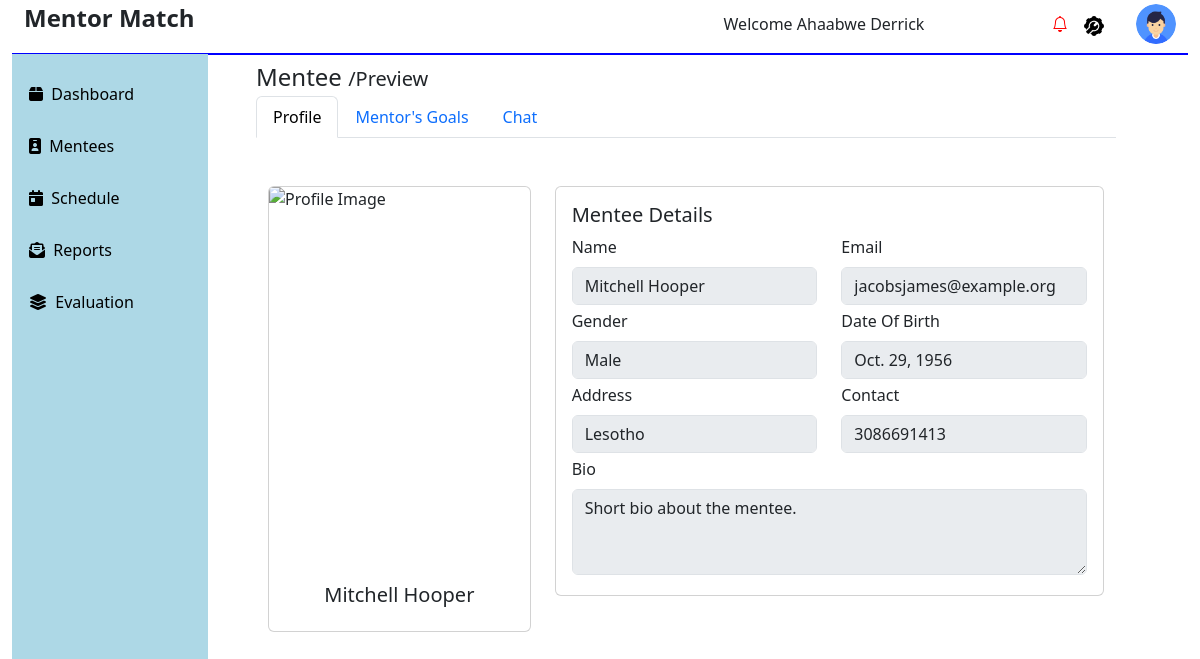
The page /preview_mentee/9/ (signed in) on the database as committed earlier.
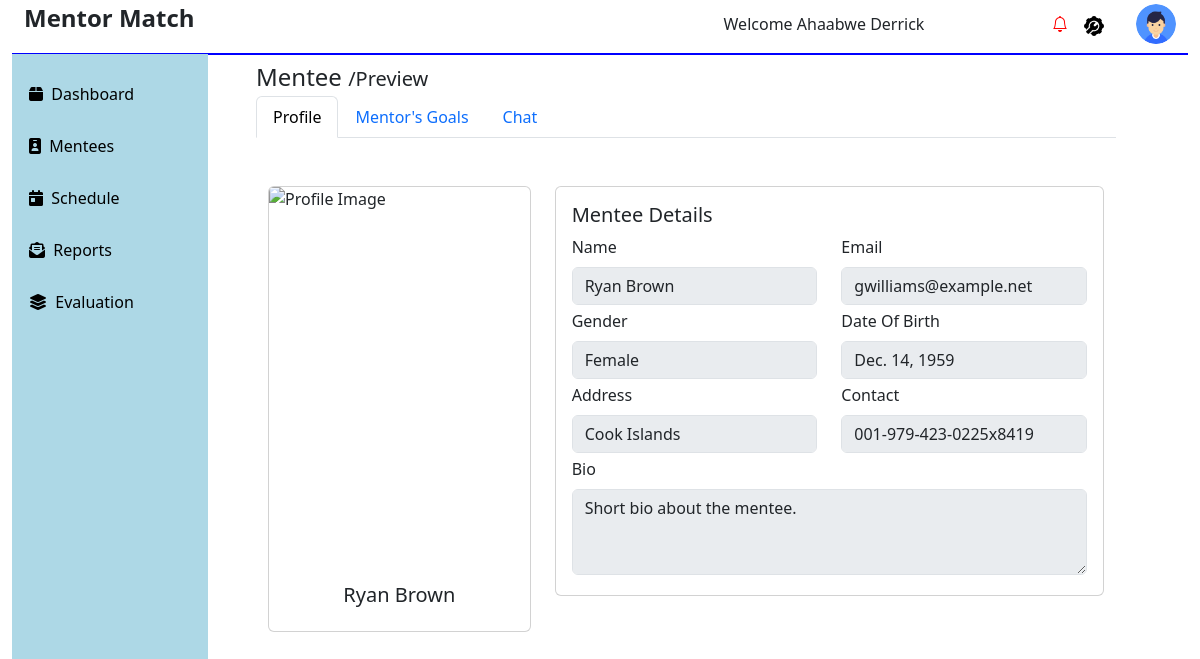
The same page on the database as committed later.
### admin_mentor_app/models.py (models this page shows, shortened)
class User(AbstractBaseUser, PermissionsMixin):
    first_name = models.CharField(max_length=100)
    last_name = models.CharField(max_length=100)
    email = models.EmailField(unique=True)
    gender = models.CharField(max_length=10)
    nationality = models.CharField(max_length=50)
    dob = models.DateField(null=True, blank=True)  # Allow null values
    password = models.CharField(max_length=100)
    telephone = models.CharField(max_length=15)
    bio = models.CharField(max_length=250, null=True)
    dob = models.DateField()
    address = models.CharField(max_length=255)  # Added max_length
    telephone = models.CharField(max_length=50)
    expertise = models.CharField(max_length=255, null=True, blank=True)
    availability = models.CharField(max_length=15, null=True, blank=True)
    role_choices = [
        ("1", "Admin"),
        ("2", "Mentor"),
        ("3", "Mentee"),
    ]
    role = models.CharField(max_length=1, choices=role_choices)
    profile_picture = models.ImageField(
        upload_to="profile_pictures/", blank=True, null=True
    )
    id = models.AutoField(primary_key=True)
    last_login = models.DateTimeField(default=timezone.now)  # Added field
    is_active = models.BooleanField(default=True)  # Added field
    is_staff = models.BooleanField(default=False)  # Added field
    USERNAME_FIELD = 'email'
    REQUIRED_FIELDS = ['first_name', 'last_name']  # Fields required for creating a user
    objects = CustomUserManager()
    USERNAME_FIELD = "email"
    REQUIRED_FIELDS = ["first_name", "last_name"]

### admin_mentor_app/views.py (the view, shortened to what this page needs)
# urls.py: path( "preview_mentee/<int:mentee_id>/", views.preview_mentee, name="preview_mentee"),
@login_required
@transaction.atomic
def preview_mentee(request, mentee_id):
    logged_in_user = request.user.id
    mentee = get_object_or_404(User, id=mentee_id)
    messages = Message.objects.filter(
        (Q(sender_id=logged_in_user) & Q(receiver_id=mentee_id)) |
        (Q(sender_id=mentee_id) & Q(receiver_id=logged_in_user))
    ).order_by('sent_at')  # Order messages by sent time
    menteechallenges = MenteeChallenge.objects.filter(
        mentee_id=mentee_id,
        mentor_id=logged_in_user
    )
    mentor_progress_groups = Progress.objects.filter(
        mentee_id=mentee_id,
        mentor_id=logged_in_user
    )
    progresses = []
    return render(request, 'admin_mentor_app/mentee/preview_mentee.html', {
        'mentee': mentee,
        'messages': messages,
        'menteechallenges': menteechallenges,
        'progresses': progresses
    })

### admin_mentor_app/context_processors.py (called while the page is built)
def global_data(request):
    users = User.objects.all()
    mentorship_matches = MentorshipMatch.objects.all()
    messages = Message.objects.all()
    notifications = Notification.objects.all()
    schedules = Schedule.objects.all()
    progress = Progress.objects.all()
    goals = Goals.objects.all()
    evaluations = Evaluation.objects.all()
    unread_notifications = Notification.objects.count()
    notifications = Notification.objects.all()
    return {
        'global_users': users,
        'global_mentorship_matches': mentorship_matches,
        'global_messages': messages,
        'global_notifications': notifications,
        'global_schedules': schedules,
        'global_progress': progress,
        'global_goals': goals,
        'global_evaluations': evaluations,
        'unread_notifications' : unread_notifications,
        'notifications':notifications
    }

### admin_mentor_app/templates/admin_mentor_app/mentee/preview_mentee.html (shortened to what the changed rows need)
{% extends 'admin_mentor_app/fixed/base.html' %} {% block content %} {% load static %}
<div class="container mt-1">
  <div class="container row mt-1">
    <h2 class="mb-1">Mentee <span style="font-size: 20px">/Preview</span></h2>
    <div class="col">
      <div class="tab-content" id="myTabContent">
        <div
          class="tab-pane fade show active"
          id="profile"
          role="tabpanel"
          aria-labelledby="profile-tab"
        >
          <div class="container mt-5">
            <div class="row">
              <div class="col-md-4">
                <div class="card">
                  <div class="card-body text-center">
                    <h5 class="card-title">
                      {{ mentee.first_name }} {{ mentee.last_name }}
                    </h5>
                  </div>
                </div>
              </div>
              <div class="col-md-8">
                <div class="card">
                  <div class="card-body">
                    <form>
                      <div class="row">
                        <div class="col-6 mb-1">
                          <label for="name" class="form-label">Name</label>
                          <input
                            type="text"
                            class="form-control"
                            id="name"
                            readonly
                            value="{{ mentee.first_name }} {{ mentee.last_name }}"
                          />
                        </div>
                        <div class="col-6 mb-1">
                          <label for="email" class="form-label">Email</label>
                          <input
                            type="email"
                            class="form-control"
                            id="email"
                            readonly
                            value="{{ mentee.email }}"
                          />
                        </div>
                      </div>
                      <div class="row">
                        <div class="col-6 mb-1">
                          <label for="gender" class="form-label">Gender</label>
                          <input
                            type="text"
                            class="form-control"
                            id="gender"
                            readonly
                            value="{{ mentee.gender }}"
                          />
                        </div>
                        <div class="col-6 mb-1">
                          <label for="birthdate" class="form-label"
                            >Date Of Birth</label
                          >
                          <input
                            type="text"
                            class="form-control"
                            id="birthdate"
                            readonly
                            value="{{ mentee.dob }}"
                          />
                        </div>
                      </div>
                      <div class="row">
                        <div class="col-6 mb-1">
                          <label for="address" class="form-label"
                            >Address</label
                          >
                          <input
                            type="text"
                            class="form-control"
                            id="address"
                            readonly
                            value="{{ mentee.nationality }}"
                          />
                        </div>
                        <div class="col-6 mb-1">
                          <label for="contact" class="form-label"
                            >Contact</label
                          >
                          <input
                            type="tel"
                            class="form-control"
                            id="contact"
                            readonly
                            value="{{ mentee.telephone }}"
                          />
                        </div>
                      </div>
                    </form>
                  </div>
                </div>
              </div>
            </div>
          </div>
        </div>
      </div>
    </div>
  </div>
</div>
{% endblock content %}

Rows that differ between the two databases and show on the page:
changed User: first_name "Mitchell" → "Ryan"; last_name "Hooper" → "Brown"; first_name "Mitchell Hooper" → "Ryan Brown"; email "jacobsjames@example.org" → "gwilliams@example.net"; gender "Male" → "Female"; dob "Oct. 29, 1956" → "Dec. 14, 1959"; nationality "Lesotho" → "Cook Islands"; telephone "3086691413" → "001-979-423-0225x8419"
